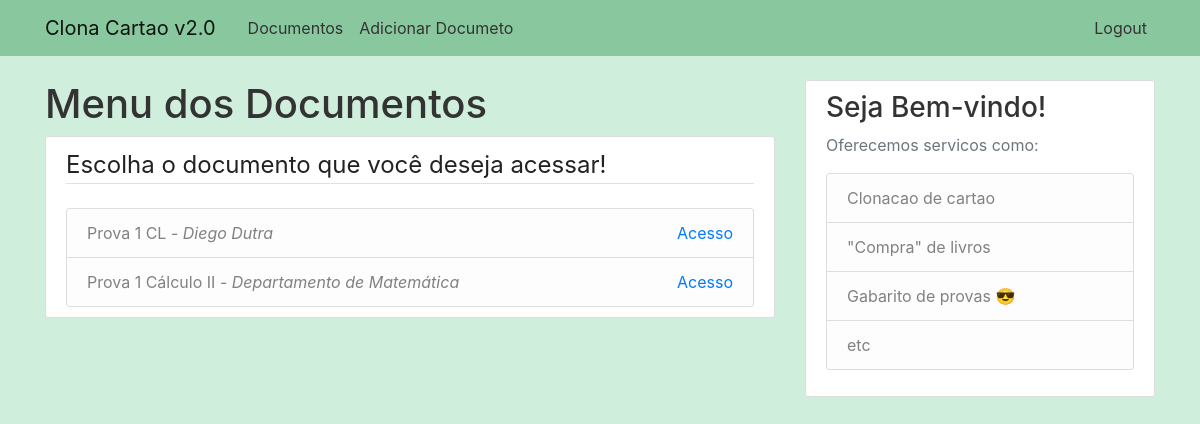
The page /menu (signed in) on the database its author committed.
### app/models/db.py (models this page shows, shortened)
class Doc(db.Model):
    id = db.Column(db.Integer, primary_key=True, nullable=False)
    titulo = db.Column(db.String(150), nullable=False)
    autor = db.Column(db.String(120))
    tipo = db.Column(db.String(6), nullable=False)
    formato = db.Column(db.String(3), nullable=False)
    link = db.Column(db.String(150), nullable=False)

### app/routes.py (the view)
@app.route('/menu', methods=['GET'])
@login_required
@check_confirmed
def menu():
    docs = Doc.query.all()
    return render_template('main/menu.html', title='Menu', docs=docs)

### app/decoradores.py (called while the page is built)
def check_confirmed(func):
    @wraps(func)
    def decorated_function(*args, **kwargs):
        if current_user.confirmado is False:
            flash('Favor confirmar a sua conta!', 'warning')
            return redirect(url_for('n_confirmado'))
        return func(*args, **kwargs)
    return decorated_function

### app/models/db.py (called while the page is built)
@login_manager.user_loader
def load_user(id):
    return Usuario.query.get(int(id))

### app/templates/main/menu.html
{% extends "layout.html" %}
{% block content %}
<h1>Menu dos Documentos</h1>
<div role="main" class="content-section">
    <legend class="border-bottom mb-4">Escolha o documento que você deseja acessar!</legend>
    <ul class="list-group">
    {% for doc in docs %}
    <li class="list-group-item list-group-item-light d-flex justify-content-between">
        <div>
        {{ doc.titulo }} -
        <i> {{ doc.autor }} </i>
        </div>
        <a class="text-right" href="{{ doc.link }}">Acesso</a>
    </li>
    {% endfor %}
    </ul>
</div>
{% endblock %}

### app/static/main.css (style rules this page uses)
body { background: #cfeedc; color: #222222; margin-top: 5rem; }
h1, h2, h3, h4, h5, h6 { color: #333333; }
.content-section { background: #ffffff; padding: 10px 20px; border: 1px solid #dddddd; border-radius: 3px; margin-bottom: 20px; }

### app/templates/layout.html (style rules this page uses)
body { background-color: #cfeedc; }

### rows shown on the page
Doc: titulo "Prova 1 CL", autor "Diego Dutra"
Doc: titulo "Prova 1 Cálculo II", autor "Departamento de Matemática"
